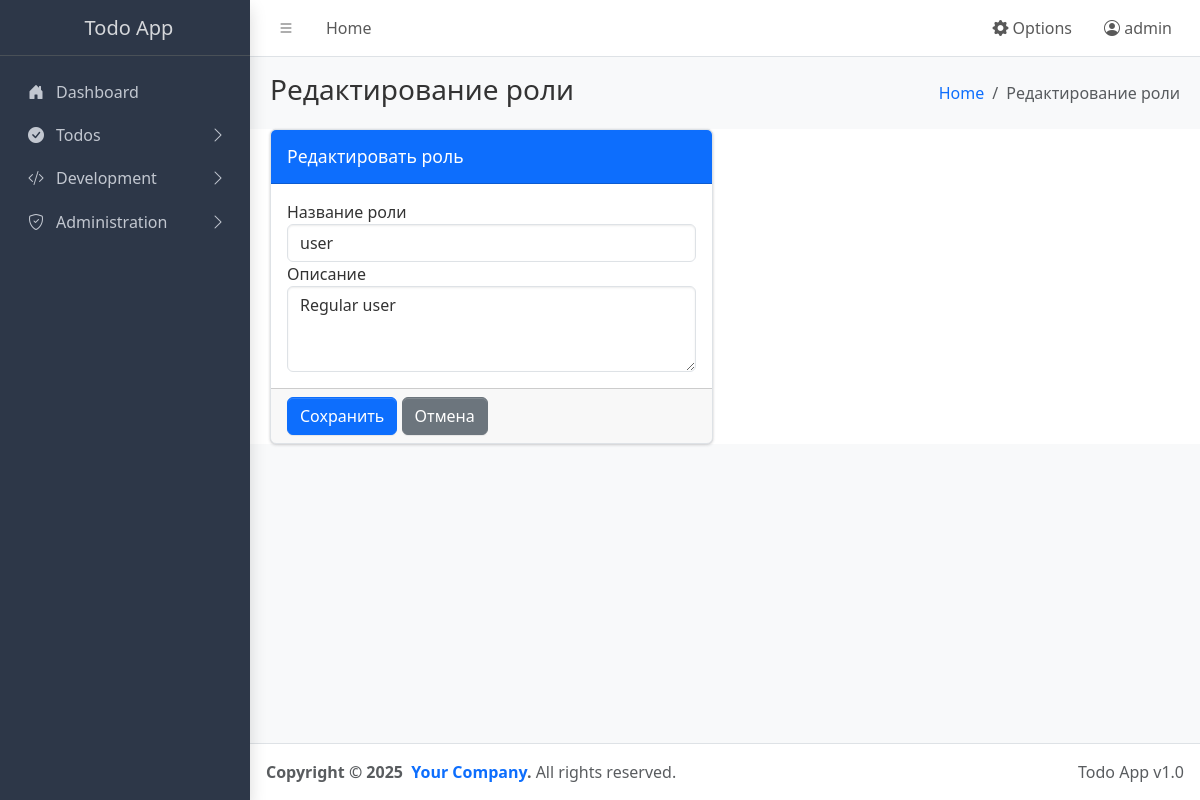
Screenshot of /admin/roles/2/edit (signed in) with the database file from the repository.
### app.py (models this page shows, shortened)
class User(UserMixin, db.Model):
    id = db.Column(db.Integer, primary_key=True)
    username = db.Column(db.String(64), unique=True, nullable=False)
    email = db.Column(db.String(120), unique=True, nullable=False)
    password_hash = db.Column(db.String(128), nullable=False)
    role_id = db.Column(db.Integer, db.ForeignKey('role.id'), nullable=False)
    role = db.relationship('Role', backref=db.backref('users', lazy=True))
    created_at = db.Column(db.DateTime, default=datetime.utcnow)

class Role(db.Model):
    id = db.Column(db.Integer, primary_key=True)
    name = db.Column(db.String(50), unique=True, nullable=False)
    description = db.Column(db.String(200))

### app.py (the view, shortened to what this page needs)
@app.route('/admin/roles/<int:id>/edit', methods=['GET', 'POST'])
@login_required
def edit_role(id):
    if not is_admin():
        flash('Доступ запрещен. Требуются права администратора.')
        return redirect(url_for('index'))
    role = Role.query.get_or_404(id)
    return render_template('role_form.html', role=role)

### app.py (called while the page is built)
@app.before_request
def load_user_settings():
    if 'language' not in session:
        session['language'] = get_option('language', category='user_settings')
    if 'theme' not in session:
        session['theme'] = get_option('theme', category='user_settings')
    if 'per_page' not in session:
        session['per_page'] = get_option('per_page', category='user_settings')

def get_locale():
    try:
        lang = session.get('language')
        if not lang:
            lang = get_option('language', category='user_settings')
        if not lang:
            lang = request.accept_languages.best_match(app.config['BABEL_SUPPORTED_LOCALES'])
        return lang
    except:
        return app.config['BABEL_DEFAULT_LOCALE']

@login_manager.user_loader
def load_user(user_id):
    return User.query.get(int(user_id))

def is_admin():
    return current_user.is_authenticated and current_user.role.name == 'admin'

### templates/role_form.html (shortened to what this page needs)
{% extends "base.html" %}
{% block page_title %}{% if role %}Редактирование роли{% else %}Новая роль{% endif %}{% endblock %}
{% block breadcrumb %}{% if role %}Редактирование роли{% else %}Новая роль{% endif %}{% endblock %}
{% block content %}
<div class="row">
  <div class="col-md-6">
    <div class="card card-primary">
      <div class="card-header">
        <h3 class="card-title">{% if role %}Редактировать роль{% else %}Создать роль{% endif %}</h3>
      </div>
      <form method="post">
        <div class="card-body">
          <div class="form-group">
            <label for="name">Название роли</label>
            <input type="text" class="form-control" id="name" name="name" value="{{ role.name if role else '' }}" required>
          </div>
          <div class="form-group">
            <label for="description">Описание</label>
            <textarea class="form-control" id="description" name="description" rows="3">{{ role.description if role else '' }}</textarea>
          </div>
        </div>
        <div class="card-footer">
          <button type="submit" class="btn btn-primary">{% if role %}Сохранить{% else %}Создать{% endif %}</button>
          <a href="{{ url_for('manage_roles') }}" class="btn btn-secondary">Отмена</a>
        </div>
      </form>
    </div>
  </div>
</div>
{% endblock %}

### templates/base.html (shortened to what this page needs)
<!doctype html>
<html lang="{{ session.get('language', 'ru') }}" data-bs-theme="{{ session.get('theme', 'dark') }}">
  <head>
    <link
      rel="stylesheet"
      href="https://cdn.jsdelivr.net/npm/@fontsource/source-sans-3@5.0.12/index.css"
      media="print"
      onload="this.media='all'"
    />
    <link rel="stylesheet" href="https://cdnjs.cloudflare.com/ajax/libs/font-awesome/5.15.4/css/all.min.css">
    <link
      rel="stylesheet"
      href="https://cdn.jsdelivr.net/npm/overlayscrollbars@2.11.0/styles/overlayscrollbars.min.css"
    />
    <link
      rel="stylesheet"
      href="https://cdn.jsdelivr.net/npm/bootstrap-icons@1.13.1/font/bootstrap-icons.min.css"
    />
    <link rel="stylesheet" href="{{ url_for('static', filename='css/adminlte.min.css') }}" />
    <link rel="stylesheet" href="{{ url_for('static', filename='css/themes.css') }}" />
  </head>
  <body class="layout-fixed sidebar-expand-lg bg-body-tertiary">
    <div class="app-wrapper">
      <nav class="app-header navbar navbar-expand bg-body">
        <div class="container-fluid">
          <ul class="navbar-nav">
            <li class="nav-item">
              <a class="nav-link" data-lte-toggle="sidebar" href="#" role="button">
                <i class="bi bi-list"></i>
              </a>
            </li>
            <li class="nav-item d-none d-md-block">
              <a href="{{ url_for('index') }}" class="nav-link">{{ _('Home') }}</a>
            </li>
          </ul>
          <ul class="navbar-nav ms-auto">
            <li class="nav-item dropdown">
              <a class="nav-link" data-bs-toggle="dropdown" href="#" role="button" aria-expanded="false">
                <i class="bi bi-gear-fill"></i> {{ _('Options') }}
              </a>
            </li>
            {% if current_user.is_authenticated %}
            <li class="nav-item dropdown">
              <a class="nav-link" data-bs-toggle="dropdown" href="#" role="button" aria-expanded="false">
                <i class="bi bi-person-circle"></i> {{ current_user.username }}
              </a>
            </li>
            {% endif %}
          </ul>
        </div>
      </nav>
      <aside class="app-sidebar bg-body-secondary shadow" data-bs-theme="dark">
        <div class="sidebar-brand">
          <a href="{{ url_for('index') }}" class="brand-link">
            <span class="brand-text fw-light">{{ _('Todo App') }}</span>
          </a>
        </div>
        <div class="sidebar-wrapper">
          <nav class="mt-2">
            <ul
              class="nav sidebar-menu flex-column"
              data-lte-toggle="treeview"
              role="navigation"
              aria-label="Main navigation"
              data-accordion="false"
              id="navigation"
            >
              <li class="nav-item">
                <a href="{{ url_for('index') }}" class="nav-link">
                  <i class="nav-icon bi bi-house-door-fill"></i>
                  <p>{{ _('Dashboard') }}</p>
                </a>
              </li>
              <li class="nav-item">
                <a href="#" class="nav-link">
                  <i class="nav-icon bi bi-check-circle-fill"></i>
                  <p>
                    {{ _('Todos') }}
                  </p>
                </a>
              </li>
              <li class="nav-item">
                <a href="#" class="nav-link">
                  <i class="nav-icon bi bi-code-slash"></i>
                  <p>
                    {{ _('Development') }}
                  </p>
                </a>
              </li>
              {% if current_user.is_authenticated and current_user.role.name == 'admin' %}
              <li class="nav-item">
                <a href="#" class="nav-link">
                  <i class="nav-icon bi bi-shield-check"></i>
                  <p>
                    {{ _('Administration') }}
                  </p>
                </a>
              </li>
              {% endif %}
            </ul>
          </nav>
        </div>
      </aside>
      <main class="app-main">
        <div class="app-content-header">
          <div class="container-fluid">
            <div class="row">
              <div class="col-sm-6">
                <h3 class="mb-0">{% block page_title %}Dashboard{% endblock %}</h3>
              </div>
              <div class="col-sm-6">
                <ol class="breadcrumb float-sm-end">
                  <li class="breadcrumb-item"><a href="{{ url_for('index') }}">{{ _('Home') }}</a></li>
                  <li class="breadcrumb-item active" aria-current="page">{% block breadcrumb %}{{ _('Dashboard') }}{% endblock %}</li>
                </ol>
              </div>
            </div>
          </div>
        </div>
        <div class="app-content">
          <div class="container-fluid">
            {% block content %}{% endblock %}
          </div>
        </div>
      </main>
      <footer class="app-footer">
        <div class="float-end d-none d-sm-inline">Todo App v1.0</div>
        <strong>
          Copyright &copy; 2025&nbsp;
          <a href="#" class="text-decoration-none">Your Company</a>.
        </strong>
        All rights reserved.
      </footer>
    </div>
  </body>
</html>

### static/css/themes.css (style rules this page uses)
:root { --bg-color: #ffffff; --text-color: #333333; --sidebar-bg: #343a40; --card-bg: #ffffff; --border-color: #dee2e6; --table-hover: #f8f9fa; --navbar-bg: #ffffff; --input-bg: #ffffff; --dropdown-bg: #ffffff; --dropdown-hover: #f8f9fa; }
[data-bs-theme="dark"] { --bg-color: #1a1a1a; --text-color: #ffffff; --sidebar-bg: #2d3748; --card-bg: #2d3748; --border-color: #4a5568; --table-hover: #4a5568; --navbar-bg: #2d3748; --input-bg: #374151; --dropdown-bg: #374151; --dropdown-hover: #4a5568; }
body { background-color: var(--bg-color) !important; color: var(--text-color) !important; }
.app-sidebar { background-color: var(--sidebar-bg) !important; }
.card { background-color: var(--card-bg) !important; border-color: var(--border-color) !important; color: var(--text-color) !important; }
.app-header.navbar { background-color: var(--navbar-bg) !important; }
.form-control { background-color: var(--input-bg) !important; border-color: var(--border-color) !important; color: var(--text-color) !important; }
.app-content { background-color: var(--bg-color) !important; }

### rows the page displays
User: username "admin"
Role: name "user", description "Regular user"
